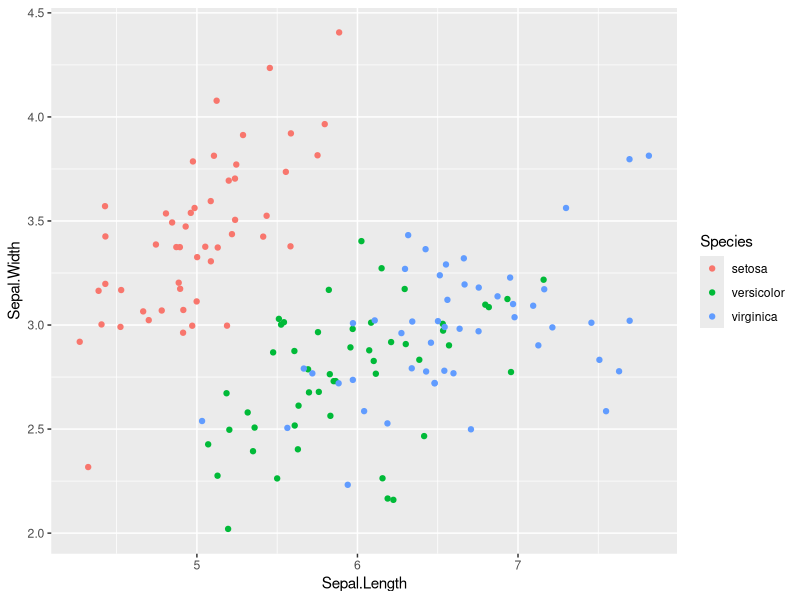
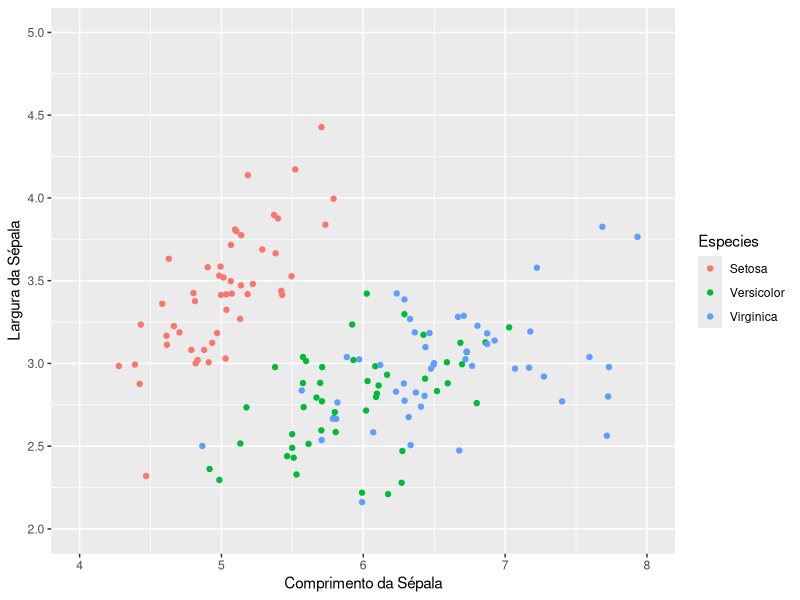
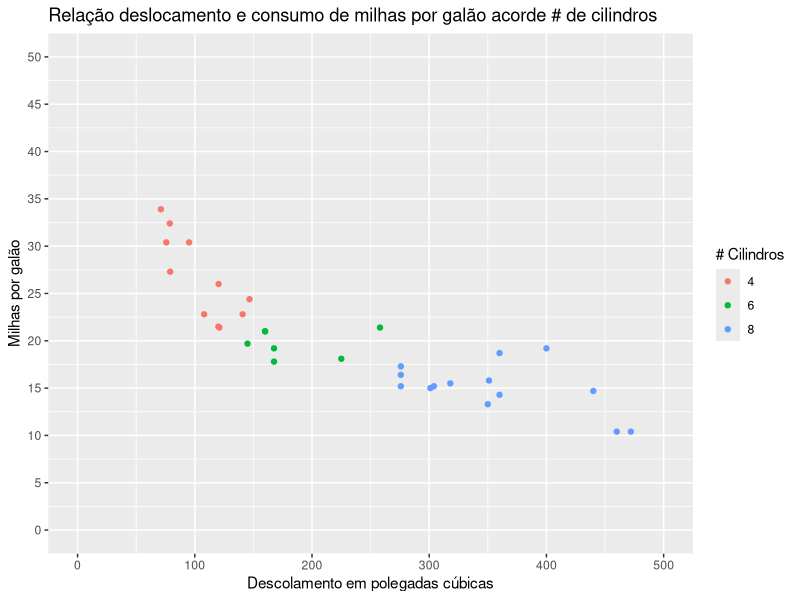
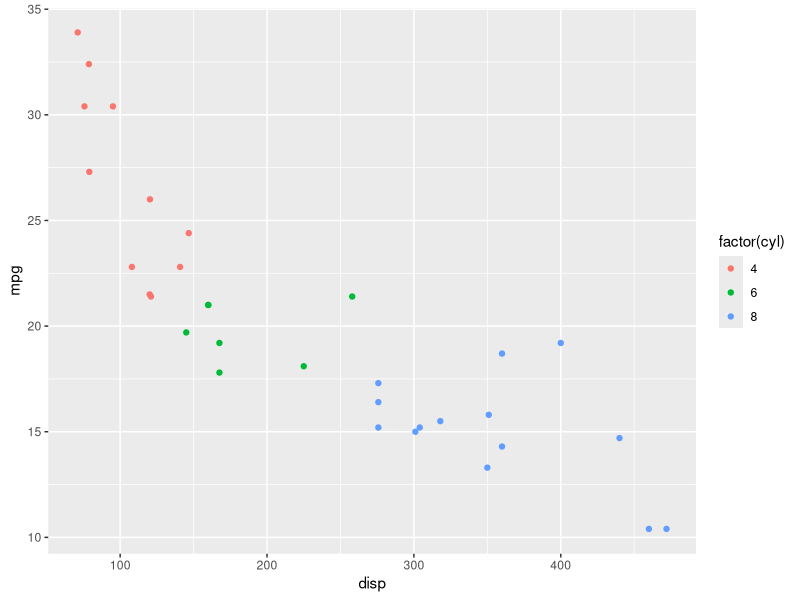
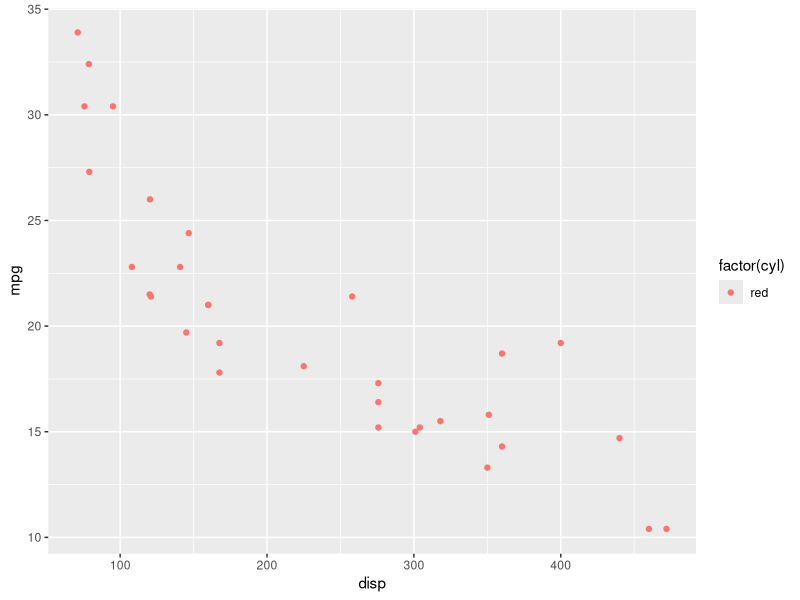
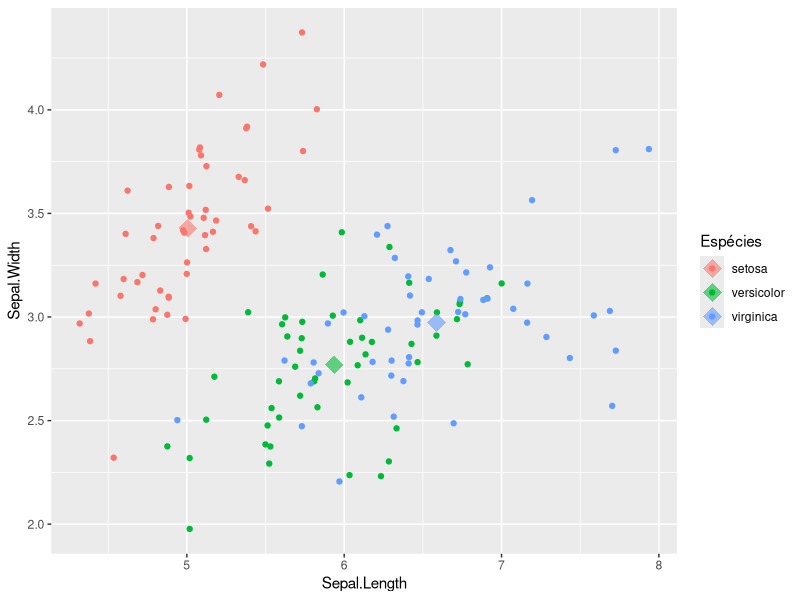
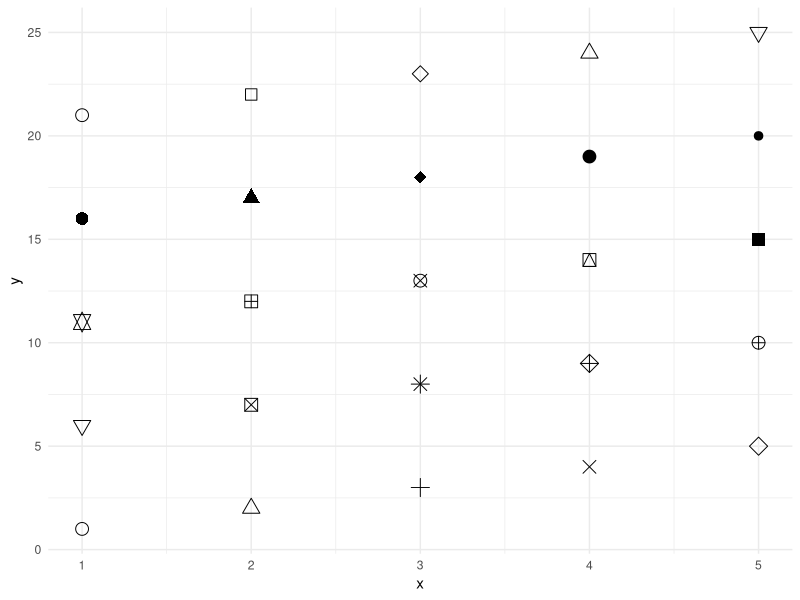
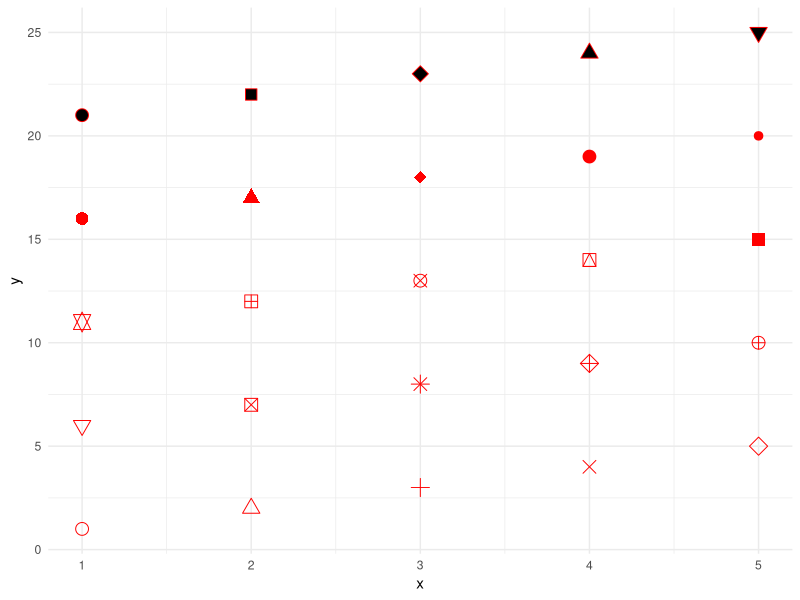

Here is the R script that generated these plots, in order:
## ---- chunk 1
knitr::opts_chunk$set(echo = TRUE)
library(tidyverse)
## ---- chunk 2
posn.j <- position_jitter(width = 0.2)

ggplot(iris, aes(x = Sepal.Length, y = Sepal.Width, col = Species)) +
  geom_point(position = posn.j)
## ---- chunk 3
# as primeiras duas camadas são as básicas de plotagem, com dados e geometria
ggplot(iris, aes(x = Sepal.Length, y = Sepal.Width, col = Species)) +
    geom_point(position = "jitter")                                 +

# esta camada controla a apariência do eixo "x", se estabelece o nome do eixo,  os limites, assim como o intervalo em que serão colocadas as etiquetas (breaks)
      scale_x_continuous("Comprimento da Sépala", 
                         limits = c(4, 8),
                         breaks = seq(4, 8, 1))                     +

# esta camada controla o eixo "y", nome, limites e intervalos      
      scale_y_continuous("Largura da Sépala", 
                         limits = c(2, 5),
                         breaks = seq(2, 5, 0.5))                   +

  # esta camada controla a apariência da escala de cores, de tipo discreta. Coloca nome na legenda e nas categorias       
      scale_color_discrete("Especies",labels = c("Setosa", "Versicolor", "Virginica"))

## ---- chunk 4
# Solução Exercício 01.
# primeira camada, dados e mapeamento de variáveis, cor pelo cilindro
ggplot(mtcars, aes(x=disp, y = mpg, col = factor(cyl)))             +

# segunda camada, pontos
    geom_point()                                                    +

# terceira camada, título
      labs(title = "Relação deslocamento e consumo de milhas por galão acorde # de cilindros") +

# quarta camada, escala no eixo "x", contínua, define os limites e os intervalos
      scale_x_continuous("Descolamento em polegadas cúbicas", 
                       limits = c(0,500), 
                       breaks = seq(0,500,100))                     +

# quinta camada, escala no eixo "y", contínua, define os limites e os intervalos
      scale_y_continuous("Milhas por galão", 
                       limits = c(0,50), 
                       breaks = seq(0,50,5))                        +
# sexta camada, escala de cor discreta com nome
        scale_color_discrete("# Cilindros")
## ---- chunk 5
# primeiro gráfico, a cor está definida globalmente de acordo com factor(cyl)
ggplot(mtcars, aes(x=disp, y = mpg, col = factor(cyl)))             +
  geom_point() 

# segundo gráfico, a cor está definida na camada da geometria e tem prioridade...
ggplot(mtcars, aes(x=disp, y = mpg, col = factor(cyl)))             +
  geom_point(aes(col = "red")) 
## ---- chunk 6
iris.resumo <- aggregate(iris[1:4], by = list(iris$Species), mean)

# para evitar conflitos de nomes na determinação das cores, colocamos o nome
names(iris.resumo)[1] <- "Species"

iris.resumo
## ---- chunk 7
# primeira camada com a definição dos dados e cor
ggplot(iris, aes(x = Sepal.Length, y = Sepal.Width, col = Species))       +

#segunda camada, apenas pontos, estética determinada globalmente
  geom_jitter()                                                           +

# terceira camada, definimos os dados, tamanho e etiqueta
     geom_point(data = iris.resumo, shape = 18, size = 6, alpha = 0.6)    +

# quarta camada com o nome da legenda
            scale_color_discrete("Espécies")
## ---- chunk 8
# gráfico das 25 formas diferentes
df2 <- data.frame(x = 1:5 , y = 1:25, z = 1:25)
s <- ggplot(df2, aes(x, y))

# primeiro grafico todos com cor preto e tamanho 4
s + geom_point(aes(shape = z), size = 4) +
  scale_shape_identity() +
    theme_minimal()

# simbolos 20-25 tem também borda e preenchimento de cor
s + geom_point(aes(shape = z), size = 4, colour = "Red", fill = "Black") +
  scale_shape_identity() +
    theme_minimal()

## ---- chunk 9
# Solução Exercício 02
# cálculo das médias
mtcars.resumo <- aggregate(mtcars[,c(1,7)], by = list(mtcars$gear), mean)

# para evitar conflitos de nomes na determinação das cores, colocamos o nome "gear"
names(mtcars.resumo)[1] <- "gear"

# olhe o resumo
mtcars.resumo

# gráfico
# primeira camada com a definição dos dados e cor
ggplot(mtcars, aes(x = mpg, y = qsec, col = factor(gear)) )             +

#segunda camada, apenas pontos com separação jitter, estética determinada globalmente
  geom_jitter()                                                         +

# terceira camada, definimos os dados, tamanho e etiqueta
    geom_point(data = mtcars.resumo, 
               shape = 18, 
               size  = 6, 
               alpha = 0.5)                                             +

# quarta camada com o nome da legenda
           scale_color_discrete("Marchas")                              +
  
# titulos
  labs(title = "Relação milha por galão e qsec acorde tipo de marchas") +
  
  theme_classic()
## ---- chunk 10
# crio um vetor com o nome dos meses
nome.meses <- c("Jan", "Fev", "Mar", "Abril","Mai", "Jun", "Jul", "Ago", "Set", "out", "Nov", "Dez")

# crio o dataframe, com os meses, as cidades e as temperaturas
media.temp <- data.frame(meses = factor((nome.meses), levels = nome.meses),
                         cidades = rep(c("Porto Alegre,RS", "Rio de Janeiro,RJ", "Teresina,PI"), each = 12),
                         temp = c(24.8,	24.0,	21.8,	18.6,	15.8,	14.7,	14.9,	16.3,	18.2,	20.5,	22.7, 21.6,
                                  26.1,	26.0,	25.2,	23.6,	21.8,	20.9,	20.6,	21.0,	21.7,	22.5,	23.8,	24.6,
                                  26.8,	26.5,	27.0,	26.9,	26.8,	26.8,	26.9,	28.2,	29.2,	29.3,	29.0,	28.0))
head(media.temp)

# gráfico do dataframe, primeiro os dados e mapeamento de variáveis
ggplot(media.temp, aes(x = meses, y = temp, group = cidades, color = cidades)) +
# adiciona pontos
    geom_point(size = 1.3)                                                       + 
# adiciona linha entre pontos
      geom_line(size = 1)                                                        +
# adiciona titulos e tema
        labs(title    = "Temperatura média anual em 3 capitais de estados",
             subtitle = "Fonte: www.pt.climate-data.org - Jul2017",
             caption  =  "Oficina AED - II")           +
          theme_minimal()

## ---- chunk 11
# Solução Exercício 03
# gráfico do dataframe, primeiro os dados e mapeamento de variáveis
ggplot(media.temp, aes(x = meses, y = temp, group = cidades, color = cidades))   +

# adiciona pontos
    geom_point(size = 1.3)                                                       + 

# adiciona linha entre pontos, tamanha 1 e tipo 4
      geom_line(size = 1)                                                        +

# adiciona linha suave sem intervalo de confiança
        geom_smooth(se = F, linetype = 4)                                        +

# adiciona titulos e tema
        labs(title    = "Temperatura média anual em 3 capitais de estados com linha de regressão",
             subtitle = "Fonte: www.pt.climate-data.org - Jul2017",
             caption  =  "Oficina AED - II")                                     +
          theme_minimal()

## ---- chunk 12
# grafico de série temporal
head(economics)

# uma e duas variáveis 
ggplot(economics, aes(date, psavert))          + 
  geom_line(aes(col = "blue"))                 +
    geom_line(aes(date, uempmed, col = "red")) +
  # quarta camada com o nome da legenda
      scale_color_discrete("Séries", 
                           labels = c("uempmed", "psavert"))

# diversas variáveis, note a compatibilização das variáveis para ter o eixo comumy entre 0 e 1
ggplot(economics_long, aes(date, value01, colour = variable)) +
  geom_line() +
    theme_minimal()


## ---- chunk 13
# usando ggfortify
library(ggfortify)
autoplot(sunspot.year, ts.colour = 'red', ts.linetype = 'dashed') +
  labs(title = " Manchas solares anuais desde 1700")              +
    scale_x_continuous("Anos", 
                         limits = c(1700, 2000),
                         breaks = seq(1700, 2000, 25))            +
    theme_bw()
## ---- chunk 14
# Solução do exercício 04
# usando broom
library(broom)
autoplot(sunspot.year, ts.colour = 'red', ts.linetype = 'dashed') +
  labs(title = " Manchas solares anuais desde 1700")              +

# esta camada controla o eixo "y", nome, limites e intervalos
      scale_x_continuous("Anos", 
                         limits = c(1700, 2000),
                         breaks = seq(1700, 2000, 25))            +

# esta camada controla o eixo "y", nome, limites e intervalos      
      scale_y_continuous("Número de manchas", 
                         limits = c(0, 200),
                         breaks = seq(0, 200, 25))                +

      theme_bw()

## ---- chunk 15
library(ggfortify)
# a série que tem formato de dataframe é transformada em objeto R "Time-Series"

# gráfico separado por variável
eco <- ts(economics)

# facets
autoplot(eco[,2:5], facets = T)

# eixo unificado
autoplot(eco[,2:5], facets = F)
## ---- chunk 16
sessionInfo()
